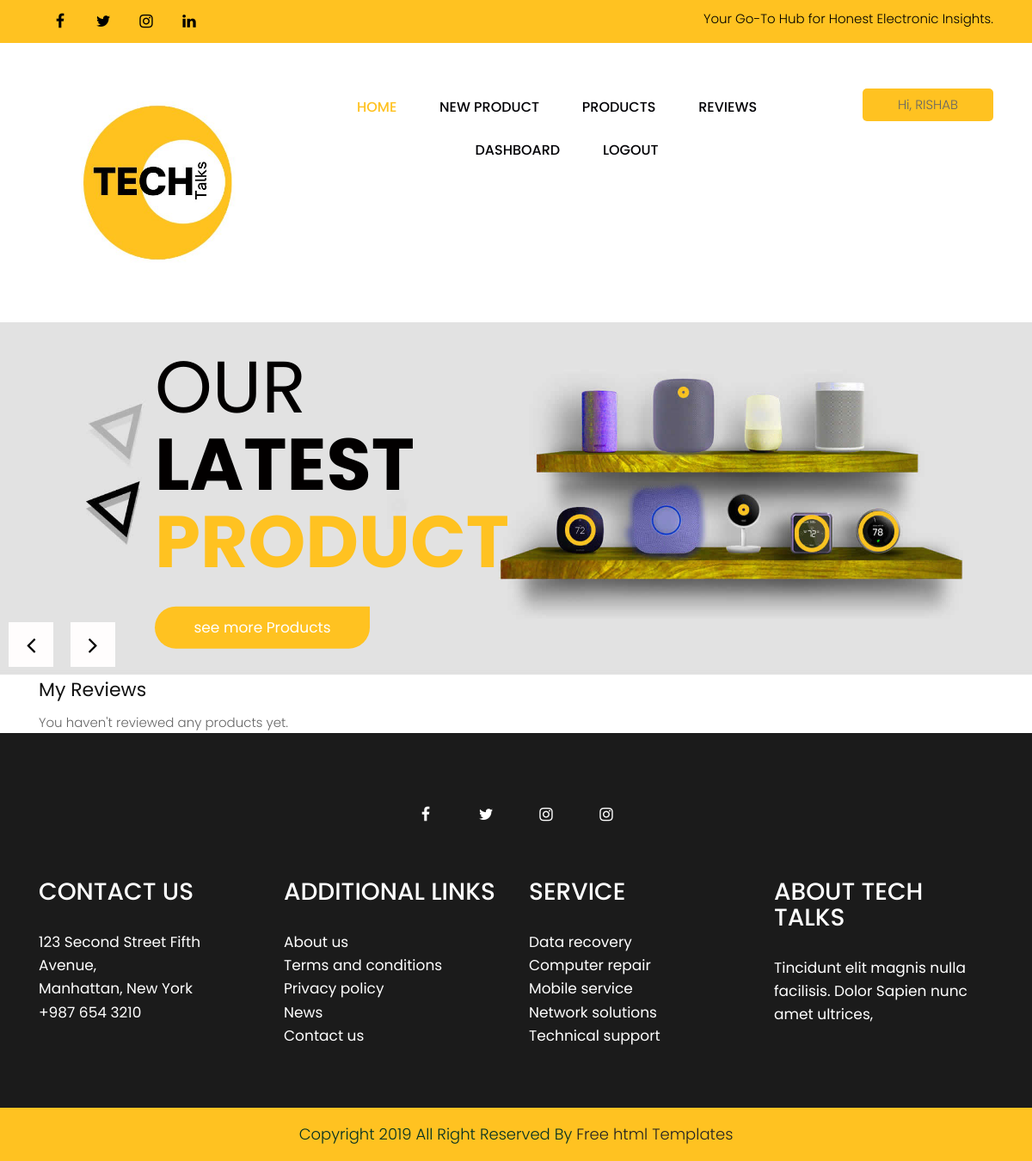
Before: /my-reviews/ (signed in) with the older database file.
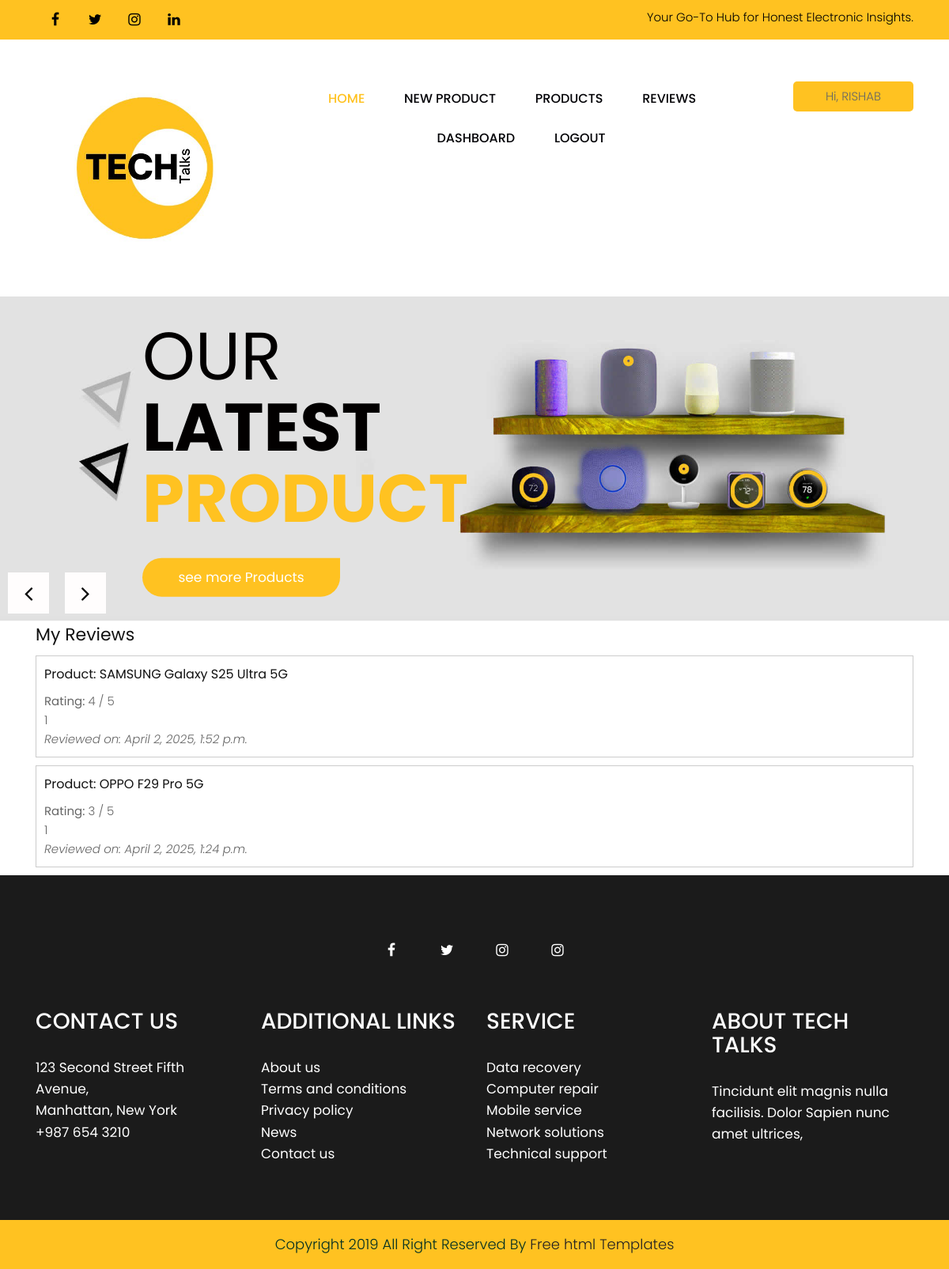
After: the same page with the newer database file.
### admin_app/models.py (models this page shows, shortened)
class Review(models.Model):
    product = models.ForeignKey(Product, on_delete=models.CASCADE, related_name='reviews')
    user = models.ForeignKey(User, on_delete=models.CASCADE)
    rating = models.IntegerField(choices=[(i, i) for i in range(1, 6)])
    comment = models.TextField()
    created_at = models.DateTimeField(auto_now_add=True)
    updated_at = models.DateTimeField(auto_now=True)
    class Meta:
        unique_together = ('product', 'user')

class Product(models.Model):
    name = models.CharField(max_length=100)
    brand = models.CharField(max_length = 100)
    category = models.ForeignKey(Category, on_delete=models.CASCADE, related_name = "products")
    description = models.TextField()
    price = models.DecimalField(max_digits=10, decimal_places=2)
    image = models.ImageField(upload_to="product_images/")
    added_by = models.ForeignKey(User, on_delete=models.SET_NULL, null=True, blank=True)

### techtalks/views.py (the view)
# urls.py: path('my-reviews/', views.my_reviews, name='my_reviews'),
@login_required
def my_reviews(request):
    reviews = Review.objects.filter(user=request.user).order_by('-created_at')
    return render(request, 'techtalks/my_reviews.html', {'reviews': reviews})

### techtalks/templates/techtalks/my_reviews.html
{% extends 'base.html' %}
{% load static %}
{% block content %}
<div class="container">
    <h2>My Reviews</h2>
    {% if reviews %}
        {% for review in reviews %}
            <div style="border: 1px solid #ccc; margin-bottom: 10px; padding: 10px;">
                <h4>Product: {{ review.product.name }}</h4>
                <p><strong>Rating:</strong> {{ review.rating }} / 5</p>
                <p>{{ review.comment }}</p>
                <p><em>Reviewed on: {{ review.created_at }}</em></p>
            </div>
        {% endfor %}
    {% else %}
        <p>You haven't reviewed any products yet.</p>
    {% endif %}
</div>
{% endblock %}

### templates/base.html (shortened to what this page needs)
<!DOCTYPE html>
{% load static %}
<html lang="en">
<head>
    <link rel="stylesheet" href="{% static 'css/bootstrap.min.css' %}">
    <link rel="stylesheet" href="{% static 'css/style.css' %}">
    <link rel="stylesheet" href="{% static 'css/responsive.css' %}">
    <link rel="stylesheet" href="{% static 'css/jquery.mCustomScrollbar.min.css' %}">
<link href="https://cdn.jsdelivr.net/npm/bootstrap-icons@1.10.5/font/bootstrap-icons.css" rel="stylesheet">
    <link rel="stylesheet" href="https://cdnjs.cloudflare.com/ajax/libs/font-awesome/6.4.0/css/all.min.css"
 />
    <link rel="stylesheet" href="https://cdnjs.cloudflare.com/ajax/libs/font-awesome/4.7.0/css/font-awesome.min.css">
</head>
<body class="main-layout">
    <header>
        <div class="header">
            <div class="head_top">
                <div class="container">
                    <div class="row">
                        <div class="col-xl-6 col-lg-6 col-md-6 col-sm-12">
                            <div class="top-box">
                                <ul class="sociel_link">
                                    <li><a href="#"><i class="fa fa-facebook-f"></i></a></li>
                                    <li><a href="#"><i class="fa fa-twitter"></i></a></li>
                                    <li><a href="#"><i class="fa fa-instagram"></i></a></li>
                                    <li><a href="#"><i class="fa fa-linkedin"></i></a></li>
                                </ul>
                            </div>
                        </div>
                        <div class="col-xl-6 col-lg-6 col-md-6 col-sm-12">
                            <div class="top-box">
                                <p>Your Go-To Hub for Honest Electronic Insights.</p>
                            </div>
                        </div>
                    </div>
                </div>
            </div>
            <div class="container">
                <div class="row">
                    <div class="col-xl-3 col-lg-3 col-md-3 col-sm-3 col logo_section"ta>
                        <div class="full">
                            <div class="center-desk">
                                <div class="logo">
                                    <a href="{% url 'home' %}"><img src="{% static 'images/TECH.jpg' %}" alt="logo"/></a>
                                </div>
                            </div>
                        </div>
                    </div>
                    <div class="col-xl-7 col-lg-7 col-md-9 col-sm-9">
                        <div class="menu-area">
                            <div class="limit-box">
                                <nav class="main-menu">
                                    <ul class="menu-area-main">
                                        {% if user.is_authenticated %}
                                            {% if user.is_staff %}
                                                <li class="active"><a href="{% url 'home' %}">Home</a></li>
                                                <li><a href="{% url 'add_product' %}">New Product</a></li>
                                                <li><a href="{% url 'admin_product_list' %}">Products</a></li>
                                                <li><a href="{% url 'admin_review_list' %}">Reviews</a></li>
                                                <li class="mean-last"><a href="{% url 'admin_dashboard' %}">Dashboard</a></li>
                                            {% else %}
                                                <li class="active"><a href="{% url 'home' %}">Home</a></li>
                                                <li><a href="{% url 'browse_products' %}">Browse Products</a></li>
                                                <li><a href="{% url 'my_reviews' %}">My Reviews</a></li>
                                                <li class="mean-last"><a href="{% url 'profile' %}">My Profile</a></li>
                                            {% endif %}
                                            <li><a href="{% url 'admin_logout' %}">Logout</a></li>
                                        {% else %}
                                            <li><a href="{% url 'login' %}">Login</a></li>
                                        {% endif %}
                                    </ul>
                                </nav>
                            </div>
                        </div>
                    </div>
                    <div class="col-xl-2 col-lg-2 col-md-2 col-sm-2">
                        {% if user.is_authenticated %}
                            <p class="buy">Hi, {{ user.username }}</p>
                        {% else %}
                            <a class="buy" href="{% url 'login' %}">Login</a>
                        {% endif %}
                    </div>
                </div>
            </div>
        </div>
    </header>
    <section class="slider_section">
        <div id="main_slider" class="carousel slide banner-main" data-ride="carousel">
           <div class="carousel-inner">
              <div class="carousel-item active">
                 <img class="first-slide" src="{%  static 'images/banner2.jpg' %}" alt="First slide">
                 <div class="container">
                    <div class="carousel-caption relative">
                       <h1>Our <br> <strong class="black_bold">Latest </strong><br>
                          <strong class="yellow_bold">Product </strong></h1>
                       <a  href="{% url 'browse_products' %}">see more Products</a>
                    </div>
                 </div>
              </div>
           </div>
           <a class="carousel-control-prev" href="#main_slider" role="button" data-slide="prev">
           <i class='fa fa-angle-right'></i>
           </a>
           <a class="carousel-control-next" href="#main_slider" role="button" data-slide="next">
           <i class='fa fa-angle-left'></i>
           </a>
        </div>
     </section>
    {% block content %}{% endblock %}
    <footer>
        <div class="footer">
            <div class="container">
                <div class="row">
                    <div class="col-md-6 offset-md-3">
                        <ul class="sociel">
                            <li><a href="#"><i class="fa fa-facebook-f"></i></a></li>
                            <li><a href="#"><i class="fa fa-twitter"></i></a></li>
                            <li><a href="#"><i class="fa fa-instagram"></i></a></li>
                            <li><a href="#"><i class="fa fa-instagram"></i></a></li>
                        </ul>
                    </div>
                </div>
                <div class="row">
                    <div class="col-xl-3 col-lg-3 col-md-6 col-sm-12">
                        <div class="contact">
                            <h3>contact us</h3>
                            <span>123 Second Street Fifth Avenue,<br>Manhattan, New York<br>+987 654 3210</span>
                        </div>
                    </div>
                    <div class="col-xl-3 col-lg-3 col-md-6 col-sm-12">
                        <div class="contact">
                            <h3>ADDITIONAL LINKS</h3>
                            <ul class="lik">
                                <li><a href="#">About us</a></li>
                                <li><a href="#">Terms and conditions</a></li>
                                <li><a href="#">Privacy policy</a></li>
                                <li><a href="#">News</a></li>
                                <li><a href="#">Contact us</a></li>
                            </ul>
                        </div>
                    </div>
                    <div class="col-xl-3 col-lg-3 col-md-6 col-sm-12">
                        <div class="contact">
                            <h3>service</h3>
                            <ul class="lik">
                                <li><a href="#">Data recovery</a></li>
                                <li><a href="#">Computer repair</a></li>
                                <li><a href="#">Mobile service</a></li>
                                <li><a href="#">Network solutions</a></li>
                                <li><a href="#">Technical support</a></li>
                            </ul>
                        </div>
                    </div>
                    <div class="col-xl-3 col-lg-3 col-md-6 col-sm-12">
                        <div class="contact">
                            <h3>About Tech Talks</h3>
                            <span>Tincidunt elit magnis nulla facilisis. Dolor Sapien nunc amet ultrices,</span>
                        </div>
                    </div>
                </div>
            </div>
            <div class="copyright">
                <p>Copyright 2019 All Right Reserved By <a href="https://html.design/">Free html Templates</a></p>
            </div>
        </div>
    </footer>
</body>
</html>

### ereview/static/css/responsive.css (style rules this page uses)
@media (min-width: 1200px) and (max-width: 1500px) { .banner-main .carousel-caption { background: transparent; } }

Changed rows visible on the page:
added Review: product.name "SAMSUNG Galaxy S25 Ultra 5G", rating "4", comment "1", created_at "April 2, 2025, 1:52 p.m."
added Review: product.name "OPPO F29 Pro 5G", rating "3", comment "1", created_at "April 2, 2025, 1:24 p.m."
Other visible differences:
text no longer shown: "You haven't reviewed any products yet."
